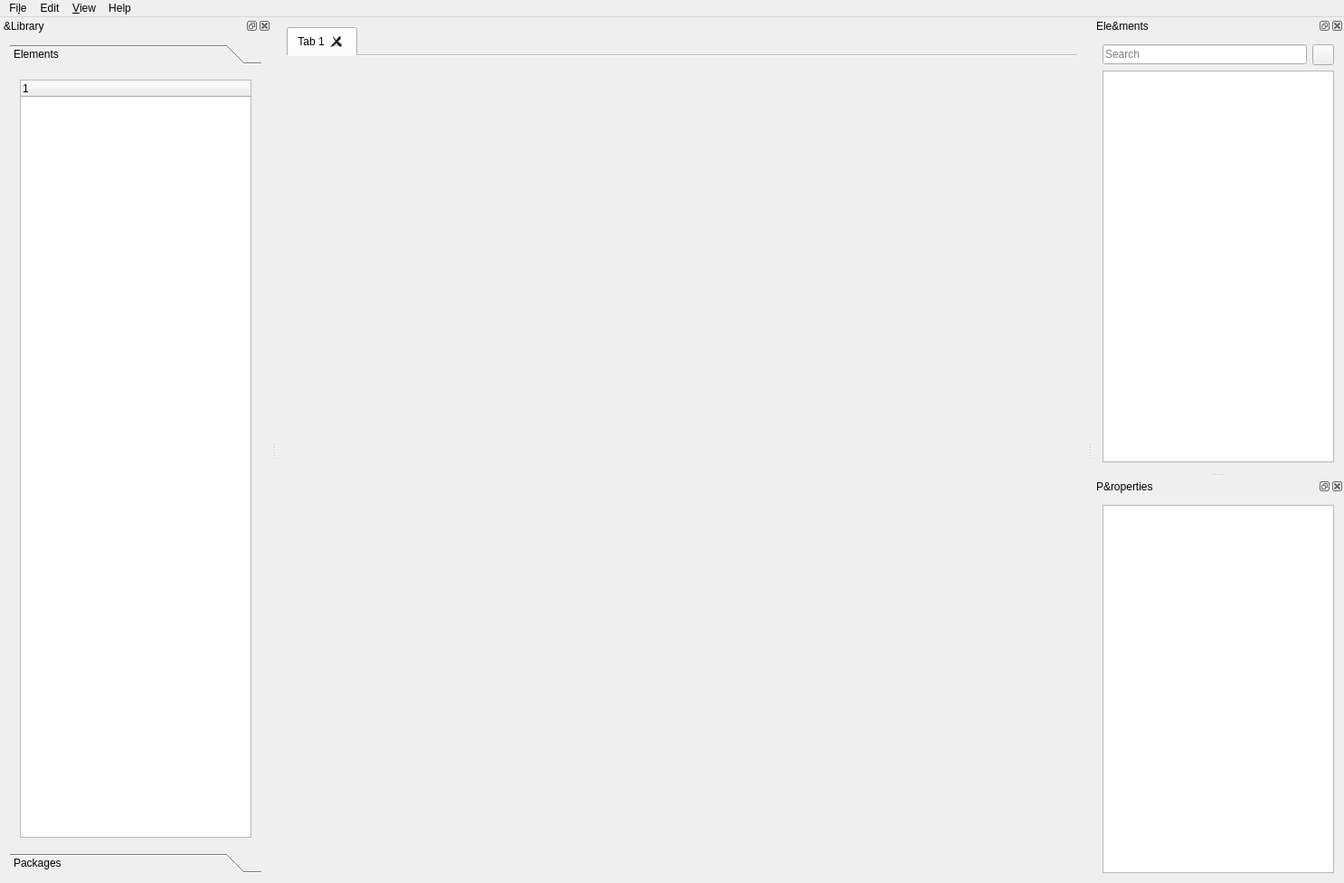
<?xml version="1.0" encoding="UTF-8"?>
<ui version="4.0">
 <class>Editor</class>
 <widget class="QMainWindow" name="Editor">
  <property name="geometry">
   <rect>
    <x>0</x>
    <y>0</y>
    <width>1486</width>
    <height>976</height>
   </rect>
  </property>
  <property name="windowTitle">
   <string>PastaPi</string>
  </property>
  <widget class="QWidget" name="centralWidget">
   <layout class="QHBoxLayout" name="horizontalLayout" stretch="8">
    <item>
     <widget class="QTabWidget" name="tabWidget">
      <property name="currentIndex">
       <number>0</number>
      </property>
      <property name="documentMode">
       <bool>true</bool>
      </property>
      <property name="tabsClosable">
       <bool>true</bool>
      </property>
      <property name="movable">
       <bool>true</bool>
      </property>
      <widget class="QWidget" name="tab">
       <attribute name="title">
        <string>Tab 1</string>
       </attribute>
      </widget>
     </widget>
    </item>
   </layout>
  </widget>
  <widget class="QMenuBar" name="menuBar">
   <property name="geometry">
    <rect>
     <x>0</x>
     <y>0</y>
     <width>1486</width>
     <height>24</height>
    </rect>
   </property>
   <widget class="QMenu" name="menuFile">
    <property name="title">
     <string>Fi&amp;le</string>
    </property>
    <addaction name="actionNew"/>
    <addaction name="actionOpen"/>
    <addaction name="actionSave"/>
    <addaction name="actionSaveAs"/>
    <addaction name="separator"/>
    <addaction name="actionClose"/>
    <addaction name="actionCloseAll"/>
    <addaction name="separator"/>
    <addaction name="actionExit"/>
   </widget>
   <widget class="QMenu" name="menuEdit">
    <property name="title">
     <string>Edit</string>
    </property>
    <addaction name="actionDeleteElement"/>
   </widget>
   <widget class="QMenu" name="menuHelp">
    <property name="title">
     <string>Help</string>
    </property>
    <addaction name="actionBuildCommit"/>
    <addaction name="actionRecentChanges"/>
    <addaction name="separator"/>
    <addaction name="actionAbout"/>
    <addaction name="actionAboutQt"/>
   </widget>
   <widget class="QMenu" name="menuView">
    <property name="title">
     <string>&amp;View</string>
    </property>
    <addaction name="actionShowLibrary"/>
    <addaction name="actionShowProperties"/>
   </widget>
   <addaction name="menuFile"/>
   <addaction name="menuEdit"/>
   <addaction name="menuView"/>
   <addaction name="menuHelp"/>
  </widget>
  <widget class="QDockWidget" name="library">
   <property name="windowTitle">
    <string>&amp;Library</string>
   </property>
   <attribute name="dockWidgetArea">
    <number>1</number>
   </attribute>
   <widget class="QWidget" name="dockWidgetContents">
    <layout class="QVBoxLayout" name="verticalLayout_4">
     <item>
      <widget class="QToolBox" name="toolBox">
       <property name="currentIndex">
        <number>0</number>
       </property>
       <widget class="QWidget" name="elementsPage">
        <property name="geometry">
         <rect>
          <x>0</x>
          <y>0</y>
          <width>274</width>
          <height>847</height>
         </rect>
        </property>
        <attribute name="label">
         <string>Elements</string>
        </attribute>
        <layout class="QVBoxLayout" name="verticalLayout">
         <item>
          <widget class="ExpanderWidget" name="elementsContainer">
           <column>
            <property name="text">
             <string notr="true">1</string>
            </property>
           </column>
          </widget>
         </item>
        </layout>
       </widget>
       <widget class="QWidget" name="packagesPage">
        <property name="geometry">
         <rect>
          <x>0</x>
          <y>0</y>
          <width>274</width>
          <height>847</height>
         </rect>
        </property>
        <attribute name="label">
         <string>Packages</string>
        </attribute>
        <layout class="QVBoxLayout" name="verticalLayout_3">
         <item>
          <widget class="ExpanderWidget" name="packagesContainer">
           <column>
            <property name="text">
             <string notr="true">1</string>
            </property>
           </column>
          </widget>
         </item>
        </layout>
       </widget>
      </widget>
     </item>
    </layout>
   </widget>
  </widget>
  <widget class="QDockWidget" name="elements">
   <property name="windowTitle">
    <string>Ele&amp;ments</string>
   </property>
   <attribute name="dockWidgetArea">
    <number>2</number>
   </attribute>
   <widget class="QWidget" name="dockWidgetContents_3">
    <layout class="QGridLayout" name="gridLayout">
     <item row="0" column="0">
      <widget class="QLineEdit" name="searchNode">
       <property name="placeholderText">
        <string>Search</string>
       </property>
      </widget>
     </item>
     <item row="0" column="1">
      <widget class="QToolButton" name="clearSearchText">
       <property name="text">
        <string/>
       </property>
      </widget>
     </item>
     <item row="1" column="0" colspan="2">
      <widget class="QListView" name="elementsList"/>
     </item>
    </layout>
   </widget>
  </widget>
  <widget class="QDockWidget" name="properties">
   <property name="windowTitle">
    <string>P&amp;roperties</string>
   </property>
   <attribute name="dockWidgetArea">
    <number>2</number>
   </attribute>
   <widget class="QWidget" name="dockWidgetContents_2">
    <layout class="QVBoxLayout" name="verticalLayout_2">
     <item>
      <widget class="QTableWidget" name="propertiesTable">
       <property name="selectionMode">
        <enum>QAbstractItemView::NoSelection</enum>
       </property>
       <attribute name="verticalHeaderVisible">
        <bool>false</bool>
       </attribute>
      </widget>
     </item>
    </layout>
   </widget>
  </widget>
  <action name="actionOpen">
   <property name="text">
    <string>&amp;Open</string>
   </property>
   <property name="shortcut">
    <string>Ctrl+O</string>
   </property>
  </action>
  <action name="actionSave">
   <property name="text">
    <string>&amp;Save</string>
   </property>
   <property name="shortcut">
    <string>Ctrl+S</string>
   </property>
  </action>
  <action name="actionExit">
   <property name="text">
    <string>E&amp;xit</string>
   </property>
  </action>
  <action name="actionNew">
   <property name="text">
    <string>&amp;New</string>
   </property>
   <property name="shortcut">
    <string>Ctrl+N</string>
   </property>
  </action>
  <action name="actionAbout">
   <property name="text">
    <string>&amp;About</string>
   </property>
  </action>
  <action name="actionAboutQt">
   <property name="text">
    <string>About &amp;Qt</string>
   </property>
  </action>
  <action name="actionBuildCommit">
   <property name="text">
    <string>&amp;Build commit on GitHub</string>
   </property>
  </action>
  <action name="actionRecentChanges">
   <property name="text">
    <string>&amp;Recent changes on GitHub…</string>
   </property>
  </action>
  <action name="actionClose">
   <property name="text">
    <string>&amp;Close</string>
   </property>
   <property name="shortcut">
    <string>Ctrl+W</string>
   </property>
  </action>
  <action name="actionCloseAll">
   <property name="text">
    <string>C&amp;lose all</string>
   </property>
  </action>
  <action name="actionShowLibrary">
   <property name="checkable">
    <bool>true</bool>
   </property>
   <property name="checked">
    <bool>true</bool>
   </property>
   <property name="text">
    <string>&amp;Show Library</string>
   </property>
  </action>
  <action name="actionShowProperties">
   <property name="checkable">
    <bool>true</bool>
   </property>
   <property name="checked">
    <bool>true</bool>
   </property>
   <property name="text">
    <string>Show &amp;Properties</string>
   </property>
  </action>
  <action name="actionDeleteElement">
   <property name="text">
    <string>&amp;Delete element</string>
   </property>
   <property name="shortcut">
    <string>Del</string>
   </property>
  </action>
  <action name="actionSaveAs">
   <property name="text">
    <string>Sa&amp;ve as</string>
   </property>
  </action>
 </widget>
 <layoutdefault spacing="6" margin="11"/>
 <customwidgets>
  <customwidget>
   <class>ExpanderWidget</class>
   <extends>QTreeWidget</extends>
   <header>ui/expander_widget.h</header>
  </customwidget>
 </customwidgets>
 <resources/>
 <connections/>
</ui>
